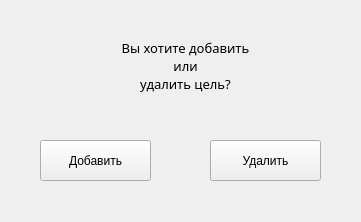
<?xml version="1.0" encoding="UTF-8"?>
<ui version="4.0">
 <class>Form</class>
 <widget class="QWidget" name="Form">
  <property name="geometry">
   <rect>
    <x>0</x>
    <y>0</y>
    <width>361</width>
    <height>222</height>
   </rect>
  </property>
  <property name="windowTitle">
   <string>Form</string>
  </property>
  <widget class="QLabel" name="info_label">
   <property name="geometry">
    <rect>
     <x>40</x>
     <y>30</y>
     <width>291</width>
     <height>71</height>
    </rect>
   </property>
   <property name="font">
    <font>
     <family>Segoe Print</family>
     <pointsize>10</pointsize>
     <weight>50</weight>
     <bold>false</bold>
    </font>
   </property>
   <property name="text">
    <string>Вы хотите добавить
или
удалить цель?</string>
   </property>
   <property name="alignment">
    <set>Qt::AlignCenter</set>
   </property>
  </widget>
  <widget class="QPushButton" name="add_mission_button">
   <property name="geometry">
    <rect>
     <x>40</x>
     <y>140</y>
     <width>111</width>
     <height>41</height>
    </rect>
   </property>
   <property name="text">
    <string>Добавить</string>
   </property>
  </widget>
  <widget class="QPushButton" name="del_mission_button">
   <property name="geometry">
    <rect>
     <x>210</x>
     <y>140</y>
     <width>111</width>
     <height>41</height>
    </rect>
   </property>
   <property name="text">
    <string>Удалить</string>
   </property>
  </widget>
 </widget>
 <resources/>
 <connections/>
</ui>
